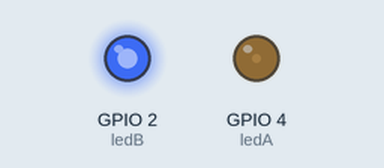
This sketch was run on a simulated ESP32. Parts: output pins drawn as LEDs (lit = HIGH).

Above: at 0.05 s.
At 0.3 s:
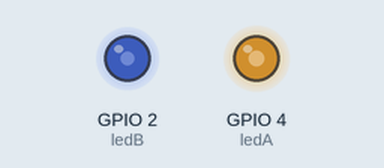
At 0.45 s:
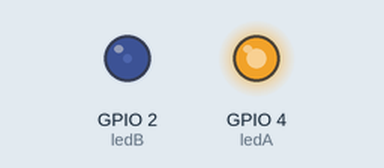
At 0.85 s:
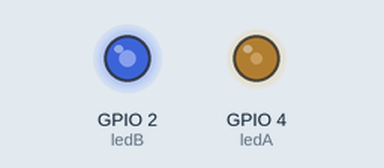
Timing chart, 0 to 3.0 s (numbered marks = the images above):
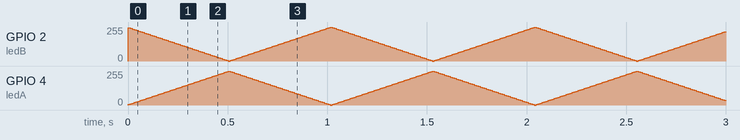

The sketch:

ex06.ino
```cpp
/*
 * 实验6：警车双闪灯效（双通道PWM交替渐变）
 * 功能：两个LED交替亮暗，平滑渐变
 * 引脚：LED_A → GPIO15，LED_B → GPIO16
 *
 * 硬件连接：
 * - LED_A 正极 → 220Ω电阻 → GPIO15，负极 → GND
 * - LED_B 正极 → 220Ω电阻 → GPIO16，负极 → GND
 */

// ----- 引脚定义（避开板载LED的GPIO2）-----
const int ledA = 4;    // 红灯（或任意颜色）
const int ledB = 2;    // 蓝灯（或任意颜色）

// ----- PWM设置 -----
const int freq = 5000;
const int resolution = 8;   // 0-255

// ----- 亮度控制变量 -----
int brightness = 0;         // 当前亮度 0-255
int step = 5;               // 亮度变化步长（越小过渡越平滑）
bool increasing = true;     // true=变亮，false=变暗

void setup() {
  // 初始化两个PWM通道
  ledcAttach(ledA, freq, resolution);
  ledcAttach(ledB, freq, resolution);

  // 初始状态：LED_A灭，LED_B亮（或都灭）
  ledcWrite(ledA, 0);
  ledcWrite(ledB, 255);
}

void loop() {
  // ----- 更新亮度值（锯齿波：0→255→0→255...）-----
  if (increasing) {
    brightness += step;
    if (brightness >= 255) {
      brightness = 255;
      increasing = false;
    }
  } else {
    brightness -= step;
    if (brightness <= 0) {
      brightness = 0;
      increasing = true;
    }
  }

  // ----- 双通道反相输出（核心逻辑）-----
  // LED_A 亮度 = brightness（从0→255→0循环）
  // LED_B 亮度 = 255 - brightness（从255→0→255循环，完全反相）
  ledcWrite(ledA, brightness);
  ledcWrite(ledB, 255 - brightness);

  // 延迟控制渐变速度（值越小过渡越平滑越快）
  delay(10);
}
```
